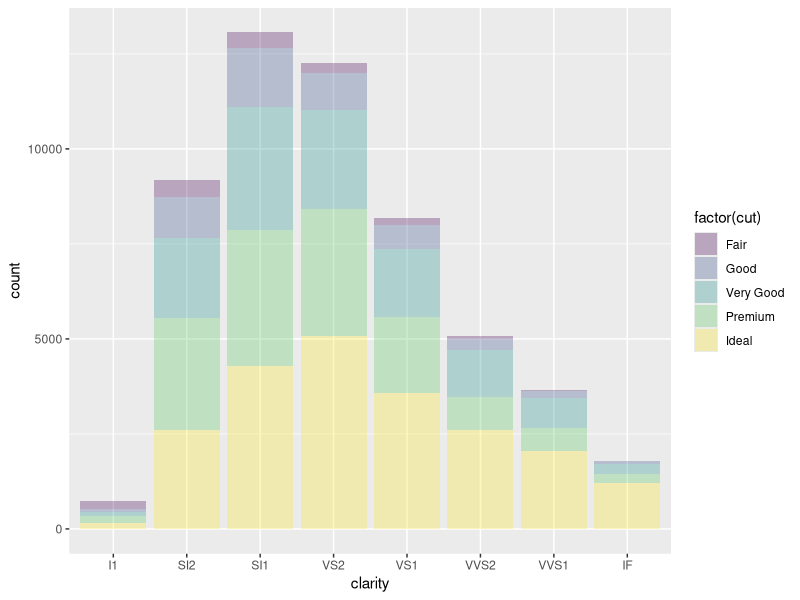
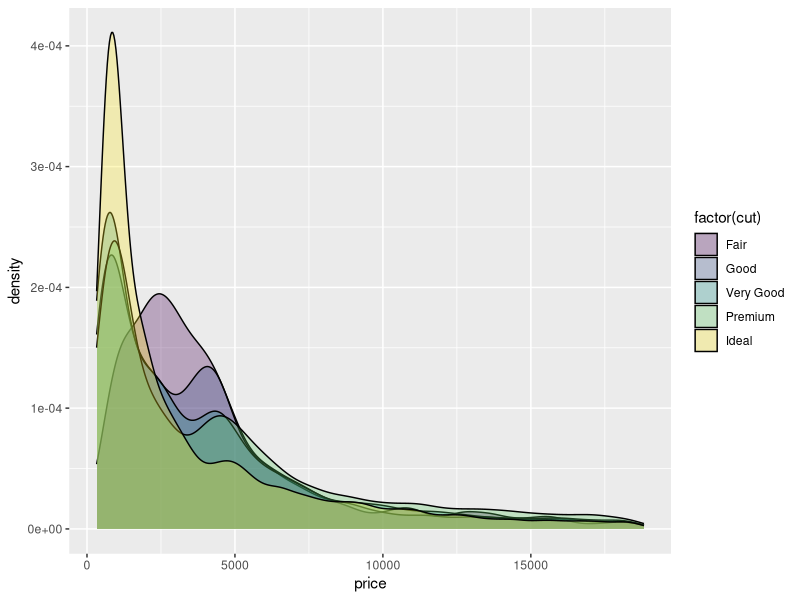
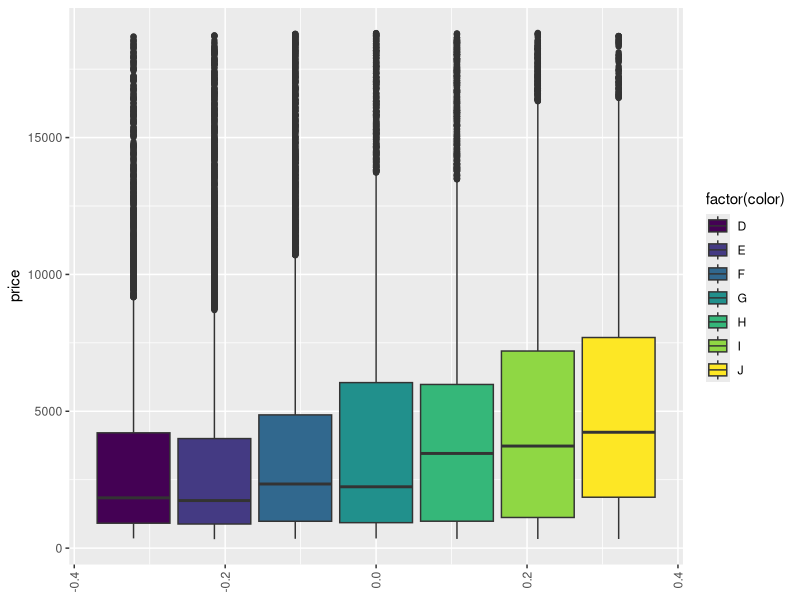
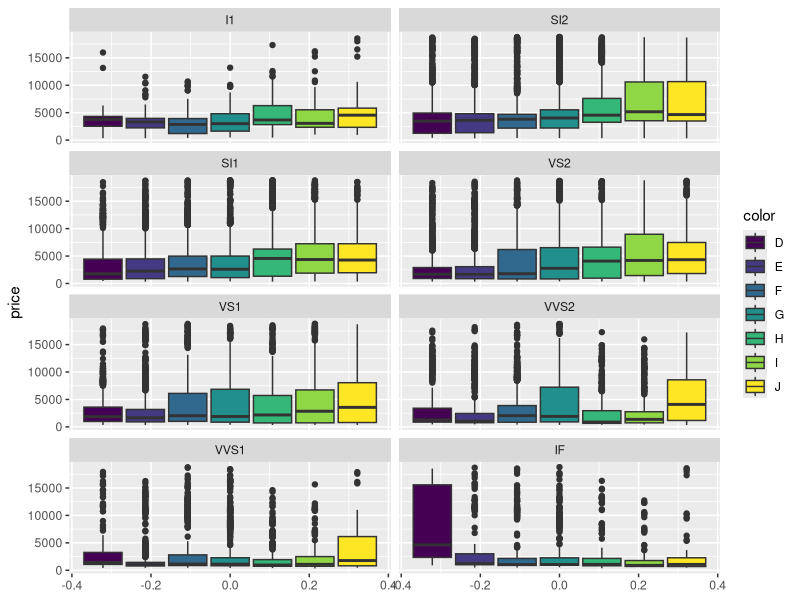
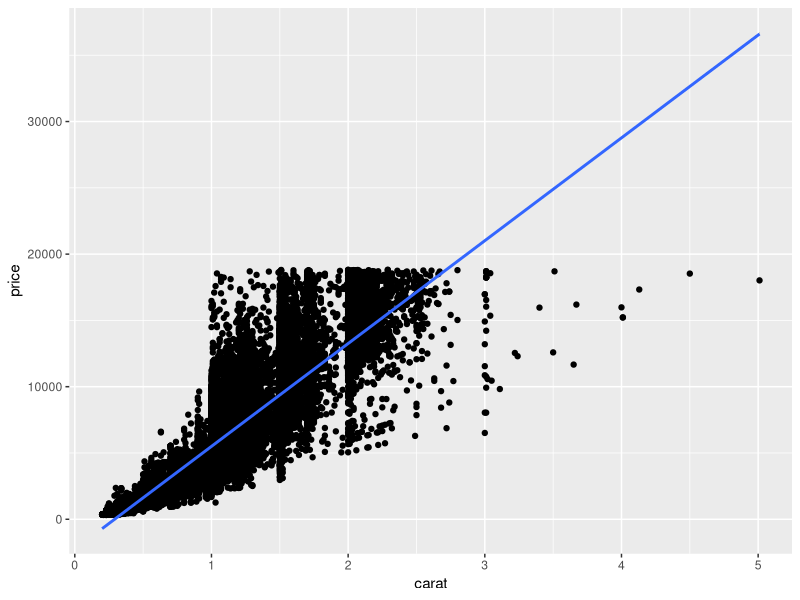

The R script that drew these images, in order:
## ---- chunk 1
library(ggplot2)
## ---- chunk 2
plot <- ggplot(data = diamonds,mapping = aes(clarity)) +
  geom_bar(aes(fill = factor(cut)), alpha = 0.3)

plot
## ---- chunk 3
plot2 <- ggplot(data=diamonds, mapping=aes(price)) +
  geom_density(aes(fill = factor(cut)), alpha = 0.3)

plot2
## ---- chunk 4
plot3 <- ggplot(data=diamonds, mapping = aes(y=price)) +
  geom_boxplot(aes(fill = factor(color))) +
  theme(axis.text.x = element_text(angle = 90, vjust = 0.5, hjust=1))

plot3

## ---- chunk 5
ggplot(data = diamonds, mapping = aes(y=price)) +
  geom_boxplot(aes(fill = color)) +
  facet_wrap(~ clarity, ncol = 2)
  
## ---- chunk 6
plot <- ggplot(diamonds, mapping =  aes(x =carat,y=price))+
  geom_point()

plot + stat_smooth(method = "lm",
                   formula = y~x,
                   geom = "smooth")
